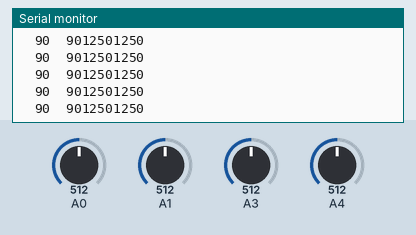
This sketch was run on a simulated Arduino Uno, built with avr-gcc and run on an emulated ATmega328P. Shown: the last lines printed to the serial monitor. Inputs (shaded band) come from the test bench; at power-on: A0 = 512, A1 = 512, A3 = 512, A4 = 512.

Above: at 1.2 s.
1.3 s: A0 set to 468
At 1.32 s:
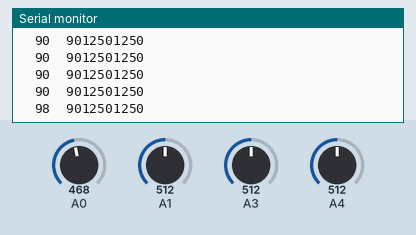
2.8 s: A0 set to 452
At 2.84 s:
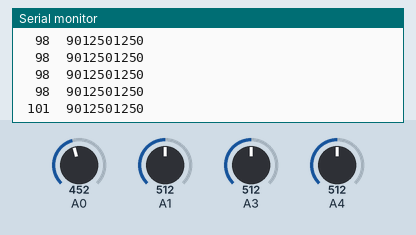
4.7 s: A1 set to 479
At 4.76 s:
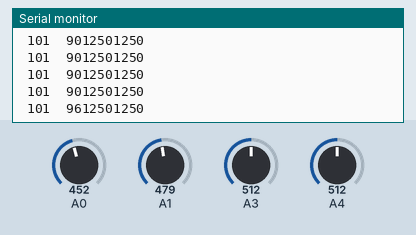
6.2 s: A1 set to 450
At 6.28 s:
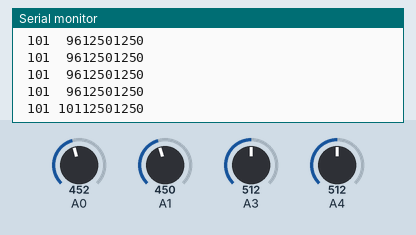

The sketch:

SE.ino
```cpp
char xd[24];
char yd[6];
char rd1[6];
char rd2[6];
void setup() {
  // put your setup code here, to run once:
  pinMode(A0,INPUT);
  pinMode(A1,INPUT);
  pinMode(A3,INPUT);
  pinMode(A4,INPUT);
  Serial.begin(38400);
}

void loop() {
  // put your main code here, to run repeatedly:
  int x,y,r1,r2,rr1,rr2;
  x=analogRead(A0);
  y=analogRead(A1);
  r1=analogRead(A3);
  r2=analogRead(A4);
  x = map(x,0,1023,180,0);
  y = map(y,0,1023,180,0);
  r1 = map(r1,0,1023,1000,1500);
  r2 = map(r2,0,1023,-(1500-r1),1500-r1);
  if (r2<0)
  {rr1=r1-r2;
  rr2 = r1;
  }
  else
  {rr1 = r1;
  rr2 =r1+r2;
  }
  dtostrf(x,4,0,xd);  //将value的值放到临时数组test1中
  dtostrf(y,4,0,yd);
  dtostrf(rr1,4,0,rd1);
  dtostrf(rr2,4,0,rd2);
  strcat(xd,yd);
  strcat(xd,rd1);
  strcat(xd,rd2);
  Serial.println(xd);
  delay(100);
}
```

Measured:
- the behaviour switches between 461 and 460 on A0 (found by bisection; images 1 and 2)
- the behaviour switches between 461 and 460 on A1 (found by bisection; images 3 and 4)
- after the input at 1.3 s, the serial monitor: prints a new line at once (image 1)
- after the input at 2.8 s, the serial monitor: prints a new line at once (image 2)
- after the input at 4.7 s, the serial monitor: prints a new line after 0.05 s (image 3)
- after the input at 6.2 s, the serial monitor: prints a new line after 0.07 s (image 4)
